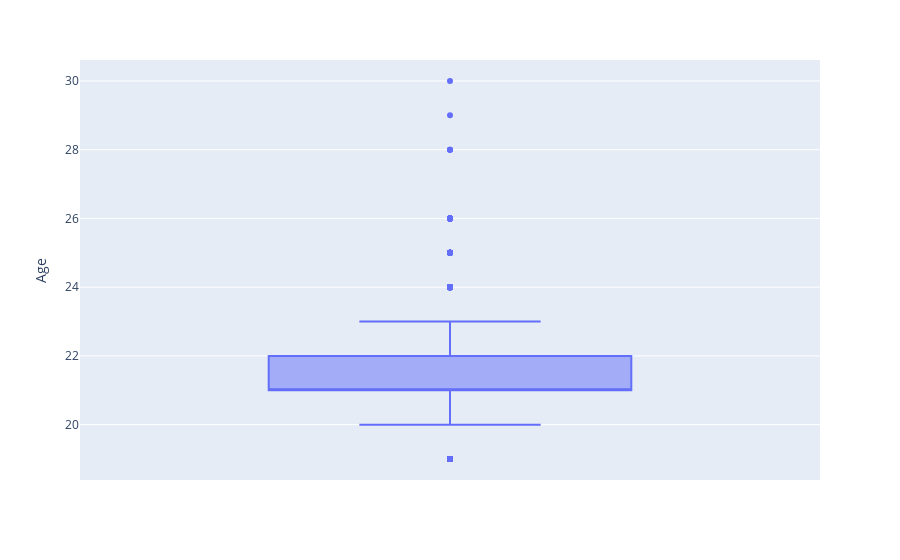

The cell this chart's notebook holds for it:
### Code cell
figure = px.box(dataframe, y='Age')  
figure.show()

### Figure 1 — Plotly figure (JSON) as saved in the notebook; plotly's stock layout.template omitted (floating-point values rounded to 4 significant figures; data arrays with more than 128 entries replaced by an {"elided": "..."} marker saying what was removed)
{"data": [{"alignmentgroup": "True", "hovertemplate": "Age=%{y}<extra></extra>", "legendgroup": "", "marker": {"color": "#636efa"}, "name": "", "notched": false, "offsetgroup": "", "orientation": "v", "showlegend": false, "type": "box", "x0": " ", "xaxis": "x", "y": {"elided": "1137 int values"}, "y0": " ", "yaxis": "y"}], "layout": {"boxmode": "group", "legend": {"tracegroupgap": 0}, "margin": {"t": 60}, "xaxis": {"anchor": "y", "domain": [0, 1]}, "yaxis": {"anchor": "x", "domain": [0, 1], "title": {"text": "Age"}}}}
